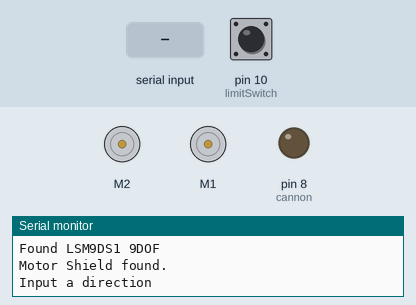
Simulated run of this sketch. Board: Arduino Uno, built with avr-gcc and run on an emulated ATmega328P. On the bench: 2 × DC motor (green arrow = forward, orange = backward, longer = faster), output pins drawn as LEDs (lit = HIGH), the last lines printed to the serial monitor. Inputs (shaded band) come from the test bench; at power-on: pin 10 (limitSwitch) HIGH.

Above: at 1.2 s.
1.3 s: "w" received over Serial
At 1.4 s:
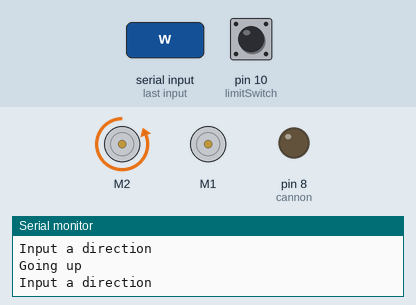
3.0 s: "s" received over Serial
At 3.1 s:
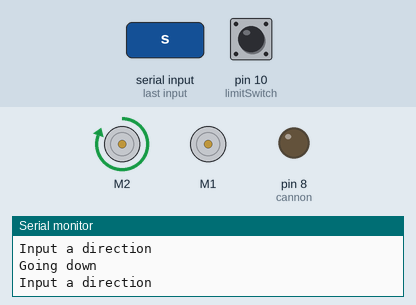
4.7 s: "d" received over Serial
At 4.8 s:
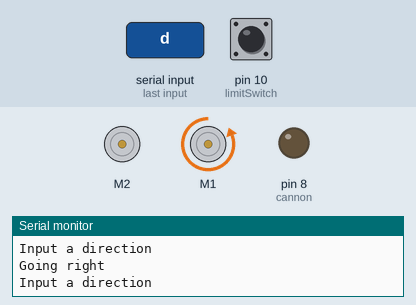
6.4 s: "f" received over Serial
At 6.8 s:
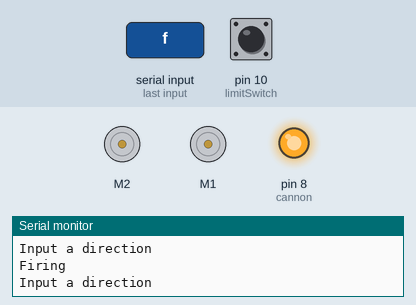
Timing chart, 0 to 9.4 s (numbered marks = the images above; inputs shaded):
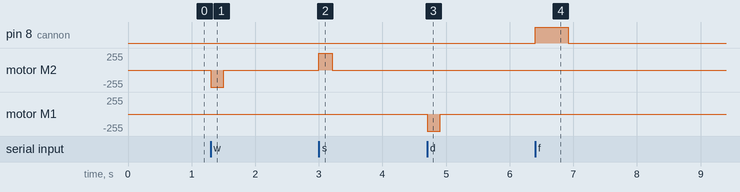

Measured:
- after the input at 1.3 s, motor M2: stopped → backward 255/255 at once, → stopped 0.21 s later
- after the input at 3.0 s, motor M2: stopped → forward 255/255 at once, → stopped 0.21 s later
- after the input at 4.7 s, motor M1: stopped → backward 255/255 at once, → stopped 0.21 s later
- after the input at 6.4 s, pin 8 (cannon): LOW → HIGH at once, → LOW 0.52 s later

The sketch:

basic_controller.ino
```cpp
/*
This is a test sketch for the Adafruit assembled Motor Shield for Arduino v2
It won't work with v1.x motor shields! Only for the v2's with built in PWM
control

For use with the Adafruit Motor Shield v2
---->  http://www.adafruit.com/products/1438
*/
#include <Wire.h>
#include <SPI.h>
#include <Adafruit_LSM9DS1.h>
#include <Adafruit_Sensor.h>
#include <Adafruit_MotorShield.h>

Adafruit_LSM9DS1 lsm = Adafruit_LSM9DS1();

#define LSM9DS1_SCK A5
#define LSM9DS1_MISO 12
#define LSM9DS1_MOSI A4
#define LSM9DS1_XGCS 6
#define LSM9DS1_MCS 5

// Create the motor shield object with the default I2C address
Adafruit_MotorShield AFMS = Adafruit_MotorShield();

// Select which 'port' M1, M2, M3 or M4. In this case, M1
Adafruit_DCMotor *xMotor = AFMS.getMotor(1);
Adafruit_DCMotor *yMotor = AFMS.getMotor(2);
char input;

int xTime = 0;
int xDirection = RELEASE;
int yTime = 0;
int yDirection = RELEASE;
int stepTime = 200;

int limitSwitch = 10;

int cannon = 8;
int cannonTime = 0;

int LEFT = FORWARD;
int RIGHT = BACKWARD;
int UP = BACKWARD;
int DOWN = FORWARD;

void setup() {
  Serial.begin(115200);           // set up Serial library at 115200 bps
  Serial.println("Adafruit Motorshield v2 - DC Motor test!");

  if (!lsm.begin())
  {
    Serial.println("Oops ... unable to initialize the LSM9DS1. Check your wiring!");
    while (1);
  }
  Serial.println("Found LSM9DS1 9DOF");

  lsm.setupAccel(lsm.LSM9DS1_ACCELRANGE_2G);
  lsm.setupMag(lsm.LSM9DS1_MAGGAIN_4GAUSS);
  lsm.setupGyro(lsm.LSM9DS1_GYROSCALE_2000DPS);

  pinMode(cannon, OUTPUT);
  digitalWrite(cannon, LOW);

  pinMode(limitSwitch, INPUT_PULLUP);

  if (!AFMS.begin()) {         // create with the default frequency 1.6KHz
  // if (!AFMS.begin(1000)) {  // OR with a different frequency, say 1KHz
    Serial.println("Could not find Motor Shield. Check wiring.");
    while (1);
  }
  Serial.println("Motor Shield found.");
  Serial.println("Input a direction");
}

void loop() {
  int switchValue = digitalRead(limitSwitch);
  if (xDirection == LEFT && switchValue == HIGH) {
    xMotor->setSpeed(0);
    xTime = 0;
  }

  if(Serial.available()){
    input = Serial.read();
    bool found = true;
    switch (input) {
      case 'w':
        Serial.println("Going up");
        moveUp();
        break;
      case 's':
        Serial.println("Going down");
        moveDown();
        break;
      case 'd':
        Serial.println("Going right");
        moveRight();
        break;
      case 'a':
        if (switchValue == HIGH) {
          break;
        }
        Serial.println("Going left");
        moveLeft();
        break;
      case 'f':
        Serial.println("Firing");
        fire();
        break;
      case 'z':
        Serial.println("Finding Zero");
        findZero();
        break;
      default:
        found = false;
        break;
    }
    if (found) {
      Serial.println("Input a direction");
    }
  }

  if (yTime > 0) {
    yTime--;
  }
  else {
    yMotor->setSpeed(0);
  }

  if (xTime > 0) {
    xTime--;
  }
  else {
    xMotor->setSpeed(0);
  }

  if (cannonTime > 0) {
    cannonTime--;
  }
  else {
    digitalWrite(cannon, LOW);
  }
  delay(1);
}

void fire() {
  digitalWrite(cannon, HIGH);
  cannonTime = 500;
}

void moveUp() {
  yTime = stepTime;
  yMotor->run(UP);
  yDirection = UP;
  yMotor->setSpeed(255);
}

void moveDown() {
  yTime = stepTime;
  yMotor->run(DOWN);
  yDirection = DOWN;
  yMotor->setSpeed(255);
}

void moveRight() {
  xTime = stepTime;
  xMotor->run(RIGHT);
  xDirection = RIGHT;
  xMotor->setSpeed(255);
}

void moveLeft() {
  xTime = stepTime;
  xMotor->run(LEFT);
  xDirection = LEFT;
  xMotor->setSpeed(255);
}

void clearAll() {
    xTime = 0;
    yTime = 0;
    xMotor->setSpeed(0);
    yMotor->setSpeed(0);
}

void findZero() {
  clearAll();
  xMotor->run(LEFT);
  xMotor->setSpeed(100);

  while (digitalRead(limitSwitch) == LOW) {
    delay(1);
  }

  while(Serial.available()){
    Serial.read();
  }
  xMotor->setSpeed(0);
}
```
